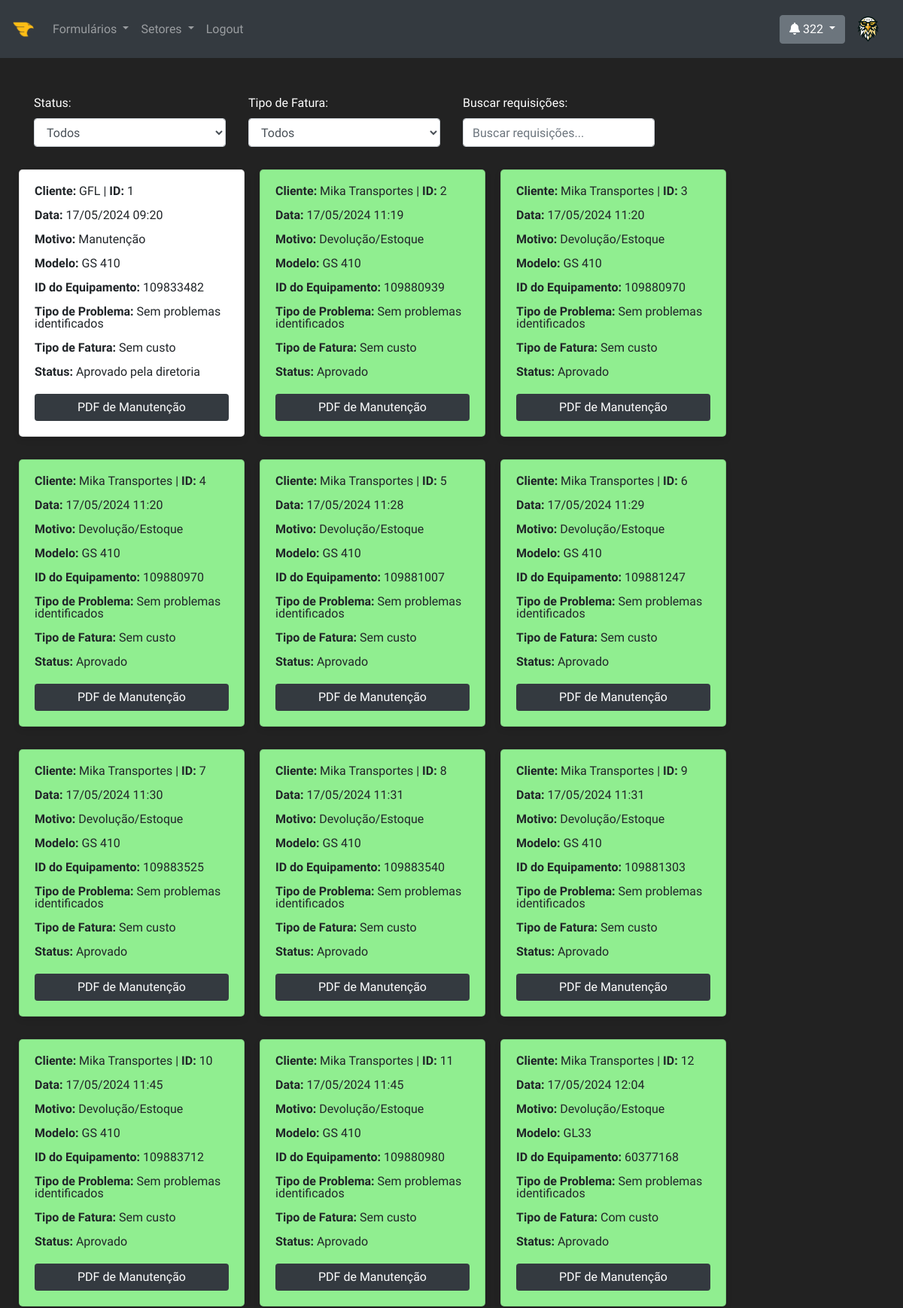
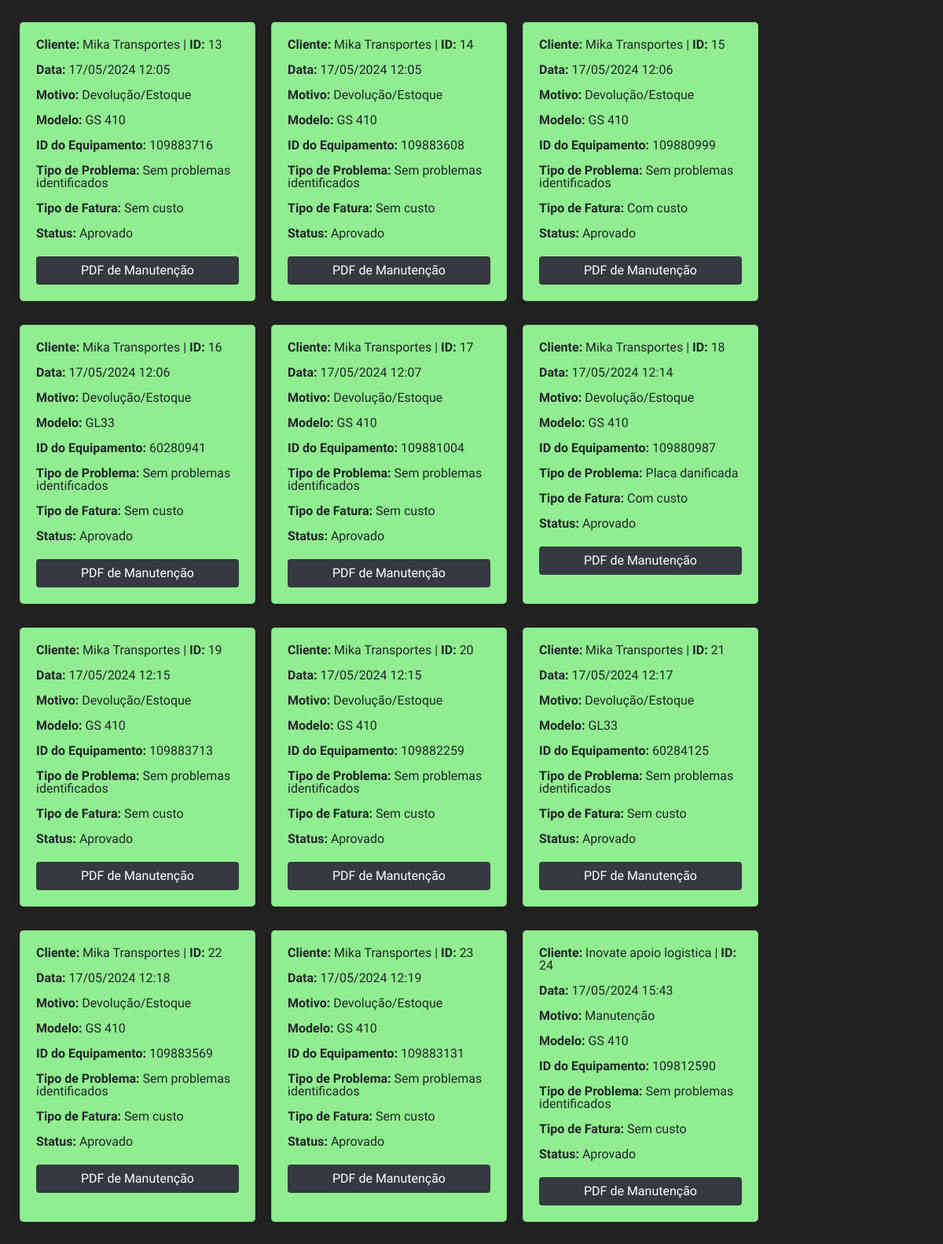
Page /maintenances (signed in, upper part) on the committed database (2 pictures, top to bottom).
### models.py (models this page shows, shortened)
class User(UserMixin, db.Model):
    __tablename__ = 'users'
    id = db.Column(db.Integer, primary_key=True)
    username = db.Column(db.String(100), unique=True, nullable=False)
    email = db.Column(db.String(100), unique=True, nullable=False)
    password_hash = db.Column(db.String(128), nullable=False)
    profile_picture = db.Column(db.String(100), default='/img/logo-golden.png')
    additional_info = db.Column(db.Text)
    access_level = db.Column(db.String(20), default='User')
    unread_notifications = db.Column(db.Integer, default=0)  # Contador de notificações não lidas

class Report(db.Model):
    __tablename__ = 'reports'
    id = db.Column(db.Integer, primary_key=True)
    client_name = db.Column(db.String(120), nullable=False)
    reason = db.Column(db.String(20), nullable=False)
    billing = db.Column(db.String(20), nullable=False)
    model = db.Column(db.String(120), nullable=False)
    customization = db.Column(db.String(120), nullable=False)
    equipment_number = db.Column(db.String(20), nullable=False)
    problem_type = db.Column(db.String(50), nullable=False)
    photos = db.Column(db.String(255), nullable=True)
    treatment = db.Column(db.String(50), nullable=False)
    status = db.Column(db.String(20), nullable=False, default='Pendente')
    date_completed = db.Column(db.String(20), nullable=True, default=lambda: datetime.now(tz=fuso_horario_brasilia).strftime('%d/%m/%Y %H:%M'))
    image_paths = db.Column(db.Text, nullable=True)

### routes.py (the view)
@app.route('/maintenances')
@check_permissions(['Admin', 'Inteligência', 'Comercial', 'Diretoria', 'CEO', 'Manutenção'])
@login_required
def maintenances():
    page = request.args.get('page', 1, type=int)
    maintenances = Report.query.paginate(page=page, per_page=30)
    return render_template('maintenances.html', maintenances=maintenances)

### app.py (called while the page is built)
@login_manager.user_loader
def load_user(user_id):
    return User.query.get(int(user_id))

### routes.py (called while the page is built)
def check_permissions(access_level):
    def decorator(func):
        @wraps(func)
        def wrapper(*args, **kwargs):
            if current_user.is_authenticated and current_user.access_level in access_level:
                return func(*args, **kwargs)
            else:
                flash('Você não tem permissão para acessar esta página.', 'danger')
                return redirect(url_for('index'))
        return wrapper
    return decorator

### templates/maintenances.html (shortened to what this page needs)
{% extends 'base.html' %}
{% block content %}
<div class="container">
    <div class="row">
        <div class="col-md-3">
            <label for="status-filter">Status:</label>
            <select id="status-filter" class="form-control">
                <option value="">Todos</option>
            </select>
        </div>
        <div class="col-md-3">
            <label for="invoice-filter">Tipo de Fatura:</label>
            <select id="invoice-filter" class="form-control">
                <option value="">Todos</option>
            </select>
        </div>
        <div class="col-md-3">
            <label for="search">Buscar requisições:</label>
            <input type="text" id="search" placeholder="Buscar requisições..." class="form-control">
        </div>
    </div>
</div>
<div class="card-container" id="card-container">
    {% for maintenance in maintenances.items %}
    <div class="card" style="background-color: {% if maintenance.status == 'Aprovado' %}lightgreen{% elif maintenance.status == 'Pendente' %}lightyellow{% elif maintenance.status == 'Rejeitado' %}lightcoral{% elif maintenance.status == 'Editado' %}lightblue{% endif %};">
        <p><b>Cliente:</b> {{ maintenance.client_name }} | <b>ID: </b> {{ maintenance.id }}</p>
        <p><b>Data:</b> {{ maintenance.date_completed}}</p>
        <p><b>Motivo:</b> {{ maintenance.reason }}</p>
        <p><b>Modelo:</b> {{ maintenance.model }}</p>
        <p><b>ID do Equipamento:</b> {{ maintenance.equipment_number }}</p>
        <p><b>Tipo de Problema:</b> {{ maintenance.problem_type }}</p>
        <p><b>Tipo de Fatura:</b> {{ maintenance.billing }}</p>
        <p><b>Status:</b> {{ maintenance.status }}</p>
        <form action="{{ url_for('download_maintenance_pdf', maintenance_id=maintenance.id) }}" method="post" style="display: inline;">
            <button type="submit" class="btn btn-dark">PDF de Manutenção</button>
        </form>
    </div>
    {% endfor %}
</div>
{% endblock %}

### templates/base.html (shortened to what this page needs)
<!DOCTYPE html>
<html lang="en">
<head>
    <link rel="stylesheet" href="https://stackpath.bootstrapcdn.com/bootstrap/4.5.2/css/bootstrap.min.css">
    <link rel="stylesheet" href="https://cdnjs.cloudflare.com/ajax/libs/font-awesome/5.15.1/css/all.min.css">
    <link rel="stylesheet" href="https://cdnjs.cloudflare.com/ajax/libs/animate.css/4.1.1/animate.min.css"/>
    <link rel="stylesheet" href="{{ url_for('static', filename='css/style.css') }}">
</head>
<body>
    <nav class="navbar navbar-expand-lg navbar-dark bg-dark">
        <a class="navbar-brand" href="{{ url_for('index') }}">
            <img src="{{ url_for('static', filename='img/logo-int.png') }}" alt="InteGS" height="30">
        </a>
        <div class="collapse navbar-collapse" id="navbarNav">
            <ul class="navbar-nav mr-auto">
                {% if current_user.is_authenticated %}
                {% if current_user.access_level in ['Admin', 'Manutenção', 'Comercial', 'Inteligência', 'Expedição'] %}
                <li class="nav-item dropdown">
                    <a class="nav-link dropdown-toggle" href="#" id="formsDropdown" role="button" data-toggle="dropdown" aria-haspopup="true" aria-expanded="false">
                        Formulários
                    </a>
                </li>
                {% endif %}
                {% if current_user.access_level in ['Admin', 'Manutenção', 'Comercial', 'Inteligência', 'CEO', 'Diretoria', 'Expedição', 'Configuração'] %}
                <li class="nav-item dropdown">
                    <a class="nav-link dropdown-toggle" href="#" id="sectorsDropdown" role="button" data-toggle="dropdown" aria-haspopup="true" aria-expanded="false">
                        Setores
                    </a>
                </li>
                {% endif %}
                <li class="nav-item">
                    <a class="nav-link" href="{{ url_for('logout') }}">Logout</a>
                </li>
                {% endif %}
            </ul>
            <div class="dropdown">
                <button class="btn btn-secondary dropdown-toggle" type="button" id="dropdownMenuButton" data-toggle="dropdown" aria-haspopup="true" aria-expanded="false">
                    <i class="fas fa-bell"></i>
                    <span id="notificationCount" class="notification-count">{{ current_user.unread_notifications }}</span>
                </button>
            </div>
            <ul class="navbar-nav">
                <li class="nav-item">
                    {% if current_user.is_authenticated %}
                    <a class="nav-link" href="{{ url_for('profile') }}">
                        <img src="{{ url_for('static', filename='img/' + current_user.profile_picture) }}" class="rounded-circle profile-icon" style="width: 45px; height: 45px;" alt="Foto do perfil">
                    </a>
                    {% endif %}
                </li>
            </ul>
        </div>
    </nav>
    {% block content %}{% endblock %}
</body>
</html>

### static/css/style.css (style rules this page uses)
* { margin: 0; padding: 0; box-sizing: border-box; }
body { font-family: "Ubuntu Sans", sans-serif; background-image: url("/static/img/wallpaper.jpg"); background-repeat: no-repeat; background-size: cover; background-attachment: fixed; overflow-x: hidden; }

### templates/maintenances.html (style rules this page uses)
body { background-image: url("/static/img/wallpaper.jpg"); background-repeat: no-repeat; background-size: cover; background-attachment: fixed; }
.card-container { display: flex; flex-wrap: wrap; gap: 20px; margin-top: 30px; justify-content: flex-start; margin-left: 25px; }
.card { width: 300px; border-radius: 5px; padding: 20px; transition: transform 0.3s, box-shadow 0.3s; box-shadow: 0 4px 8px rgba(0, 0, 0, 0.1); position: relative; overflow: hidden; margin-bottom: 10px; line-height: 1; }
.card p { font-size: 16px; }
.card form { display: flex; flex-direction: column; align-items: center; margin-top: 5px; }
.card form button { border: none; color: #fff; cursor: pointer; width: 100%; position: relative; }
label { color: white; }

### rows in the picture
User: unread_notifications "322", profile_picture (picture)
Report: client_name "GFL", id "1", date_completed "17/05/2024 09:20", reason "Manutenção", model "GS 410", equipment_number "109833482", problem_type "Sem problemas identificados", billing "Sem custo", status "Aprovado pela diretoria"
Report: client_name "Mika Transportes", id "2", date_completed "17/05/2024 11:19", reason "Devolução/Estoque", model "GS 410", equipment_number "109880939", problem_type "Sem problemas identificados", billing "Sem custo", status "Aprovado"
Report: client_name "Mika Transportes", id "3", date_completed "17/05/2024 11:20", reason "Devolução/Estoque", model "GS 410", equipment_number "109880970", problem_type "Sem problemas identificados", billing "Sem custo", status "Aprovado"
Report: client_name "Mika Transportes", id "4", date_completed "17/05/2024 11:20", reason "Devolução/Estoque", model "GS 410", equipment_number "109880970", problem_type "Sem problemas identificados", billing "Sem custo", status "Aprovado"
Report: client_name "Mika Transportes", id "5", date_completed "17/05/2024 11:28", reason "Devolução/Estoque", model "GS 410", equipment_number "109881007", problem_type "Sem problemas identificados", billing "Sem custo", status "Aprovado"
Report: client_name "Mika Transportes", id "6", date_completed "17/05/2024 11:29", reason "Devolução/Estoque", model "GS 410", equipment_number "109881247", problem_type "Sem problemas identificados", billing "Sem custo", status "Aprovado"
Report: client_name "Mika Transportes", id "7", date_completed "17/05/2024 11:30", reason "Devolução/Estoque", model "GS 410", equipment_number "109883525", problem_type "Sem problemas identificados", billing "Sem custo", status "Aprovado"
Report: client_name "Mika Transportes", id "8", date_completed "17/05/2024 11:31", reason "Devolução/Estoque", model "GS 410", equipment_number "109883540", problem_type "Sem problemas identificados", billing "Sem custo", status "Aprovado"
Report: client_name "Mika Transportes", id "9", date_completed "17/05/2024 11:31", reason "Devolução/Estoque", model "GS 410", equipment_number "109881303", problem_type "Sem problemas identificados", billing "Sem custo", status "Aprovado"
Report: client_name "Mika Transportes", id "10", date_completed "17/05/2024 11:45", reason "Devolução/Estoque", model "GS 410", equipment_number "109883712", problem_type "Sem problemas identificados", billing "Sem custo", status "Aprovado"
Report: client_name "Mika Transportes", id "11", date_completed "17/05/2024 11:45", reason "Devolução/Estoque", model "GS 410", equipment_number "109880980", problem_type "Sem problemas identificados", billing "Sem custo", status "Aprovado"
Report: client_name "Mika Transportes", id "12", date_completed "17/05/2024 12:04", reason "Devolução/Estoque", model "GL33", equipment_number "60377168", problem_type "Sem problemas identificados", billing "Com custo", status "Aprovado"
Report: client_name "Mika Transportes", id "13", date_completed "17/05/2024 12:05", reason "Devolução/Estoque", model "GS 410", equipment_number "109883716", problem_type "Sem problemas identificados", billing "Sem custo", status "Aprovado"
Report: client_name "Mika Transportes", id "14", date_completed "17/05/2024 12:05", reason "Devolução/Estoque", model "GS 410", equipment_number "109883608", problem_type "Sem problemas identificados", billing "Sem custo", status "Aprovado"
Report: client_name "Mika Transportes", id "15", date_completed "17/05/2024 12:06", reason "Devolução/Estoque", model "GS 410", equipment_number "109880999", problem_type "Sem problemas identificados", billing "Com custo", status "Aprovado"
Report: client_name "Mika Transportes", id "16", date_completed "17/05/2024 12:06", reason "Devolução/Estoque", model "GL33", equipment_number "60280941", problem_type "Sem problemas identificados", billing "Sem custo", status "Aprovado"
Report: client_name "Mika Transportes", id "17", date_completed "17/05/2024 12:07", reason "Devolução/Estoque", model "GS 410", equipment_number "109881004", problem_type "Sem problemas identificados", billing "Sem custo", status "Aprovado"
Report: client_name "Mika Transportes", id "18", date_completed "17/05/2024 12:14", reason "Devolução/Estoque", model "GS 410", equipment_number "109880987", problem_type "Placa danificada", billing "Com custo", status "Aprovado"
Report: client_name "Mika Transportes", id "19", date_completed "17/05/2024 12:15", reason "Devolução/Estoque", model "GS 410", equipment_number "109883713", problem_type "Sem problemas identificados", billing "Sem custo", status "Aprovado"
Report: client_name "Mika Transportes", id "20", date_completed "17/05/2024 12:15", reason "Devolução/Estoque", model "GS 410", equipment_number "109882259", problem_type "Sem problemas identificados", billing "Sem custo", status "Aprovado"
Report: client_name "Mika Transportes", id "21", date_completed "17/05/2024 12:17", reason "Devolução/Estoque", model "GL33", equipment_number "60284125", problem_type "Sem problemas identificados", billing "Sem custo", status "Aprovado"
Report: client_name "Mika Transportes", id "22", date_completed "17/05/2024 12:18", reason "Devolução/Estoque", model "GS 410", equipment_number "109883569", problem_type "Sem problemas identificados", billing "Sem custo", status "Aprovado"
Report: client_name "Mika Transportes", id "23", date_completed "17/05/2024 12:19", reason "Devolução/Estoque", model "GS 410", equipment_number "109883131", problem_type "Sem problemas identificados", billing "Sem custo", status "Aprovado"
Report: client_name "Inovate apoio logistica", id "24", date_completed "17/05/2024 15:43", reason "Manutenção", model "GS 410", equipment_number "109812590", problem_type "Sem problemas identificados", billing "Sem custo", status "Aprovado"
